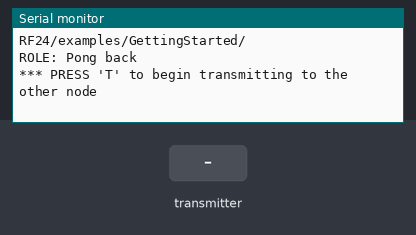
A sketch run on a simulated Arduino Uno, built with avr-gcc and run on an emulated ATmega328P. On the bench: the last lines printed to the serial monitor. Inputs (shaded band) come from the test bench. No radio packets arrive unless stated.

Above: at 1.2 s.
1.3 s: the transmitter starts sending data = 0
At 1.37 s:
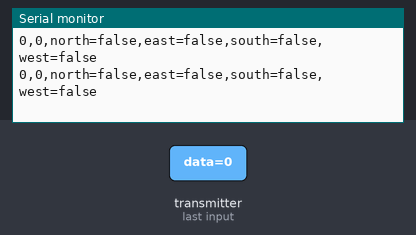
3.2 s: the transmitter starts sending data = 256
At 3.29 s:
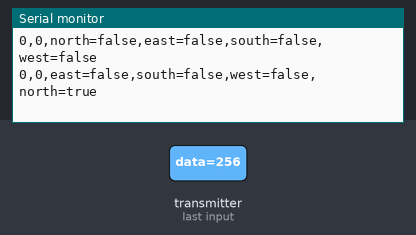
5.1 s: the transmitter starts sending data = 512
At 5.18 s:
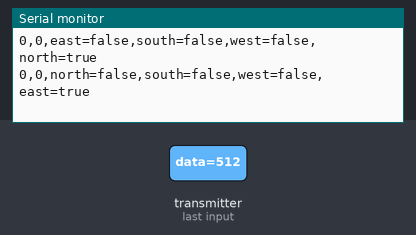
7.0 s: the transmitter starts sending data = 1023
At 7.06 s:
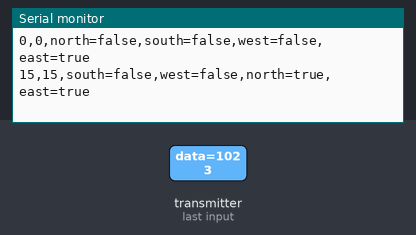
8.9 s: the transmitter starts sending data = 0
At 8.98 s:
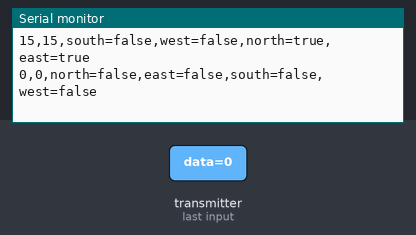
11.9 s: the transmitter starts sending data = 256
At 12.05 s:
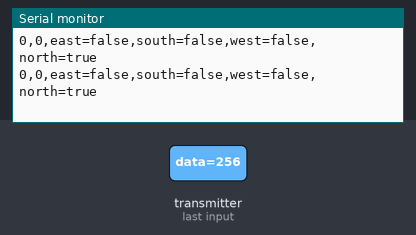

The sketch:

Base_Station_to_GUI.ino
```cpp
// (licence header left out)
/**
 * Example for Getting Started with nRF24L01+ radios.
 *
 * This is an example of how to use the RF24 class.  Write this sketch to two
 * different nodes.  Put one of the nodes into 'transmit' mode by connecting
 * with the serial monitor and sending a 'T'.  The ping node sends the current
 * time to the pong node, which responds by sending the value back.  The ping
 * node can then see how long the whole cycle took.
 */

/**
  * Modifications made by: Gregory Kaiser (ghk48), Andrew Lin (yl656), David Burgstahler (dfb93)
 */

#include <SPI.h>
#include "nRF24L01.h"
#include "RF24.h"
#include "printf.h"

//
// Hardware configuration
//

// Set up nRF24L01 radio on SPI bus plus pins 9 & 10

RF24 radio(9,10);

//
// Topology
//

// Radio pipe addresses for the 2 nodes to communicate.
const uint64_t pipes[2] = { 0x0000000028LL, 0x0000000029LL };

//
// Role management
//
// Set up role.  This sketch uses the same software for all the nodes
// in this system.  Doing so greatly simplifies testing.
//

// The various roles supported by this sketch
typedef enum { role_ping_out = 1, role_pong_back } role_e;

// The debug-friendly names of those roles
const char* role_friendly_name[] = { "invalid", "Ping out", "Pong back"};

// The role of the current running sketch
role_e role = role_pong_back;

//random number to begin with
unsigned long data = 0x982fc65b;

void setup(void)
{
  //
  // Print preamble
  //

  Serial.begin(9600);
  printf_begin();
  printf("\n\rRF24/examples/GettingStarted/\n\r");
  printf("ROLE: %s\n\r",role_friendly_name[role]);
  printf("*** PRESS 'T' to begin transmitting to the other node\n\r");

  //
  // Setup and configure rf radio
  //

  radio.begin();

  // optionally, increase the delay between retries & # of retries
  radio.setRetries(15,15);
  radio.setAutoAck(true);
  // set the channel
  radio.setChannel(0x50);
  // set the power
  // RF24_PA_MIN=-18dBm, RF24_PA_LOW=-12dBm, RF24_PA_MED=-6dBM, and RF24_PA_HIGH=0dBm.
  radio.setPALevel(RF24_PA_MIN);
  //RF24_250KBPS for 250kbs, RF24_1MBPS for 1Mbps, or RF24_2MBPS for 2Mbps
  radio.setDataRate(RF24_250KBPS);

  // optionally, reduce the payload size.  seems to
  // improve reliability
  //radio.setPayloadSize(8);

  //
  // Open pipes to other nodes for communication
  //

  // This simple sketch opens two pipes for these two nodes to communicate
  // back and forth.
  // Open 'our' pipe for writing
  // Open the 'other' pipe for reading, in position #1 (we can have up to 5 pipes open for reading)

  if ( role == role_ping_out )
  {
    radio.openWritingPipe(pipes[0]);
    radio.openReadingPipe(1,pipes[1]);
  }
  else
  {
    radio.openWritingPipe(pipes[1]);
    radio.openReadingPipe(1,pipes[0]);
  }

  //
  // Start listening
  //

  radio.startListening();

  //
  // Dump the configuration of the rf unit for debugging
  //

  radio.printDetails();
}

void loop(void)
{

  //
  // Pong back role.  Receive each packet, dump it out, and send it back
  //

  if ( role == role_pong_back )
  {
    // if there is data ready
    if ( radio.available() )
    {
      // Dump the payloads until we've gotten everything
      unsigned long data;
      bool done = false;
      while (!done)
      {
        // Fetch the payload, and see if this was the last one.
        done = radio.read( &data, sizeof(unsigned long) );
        // Spew it
        int x = data & 0xf;
        int y = (data & 0xf0) >> 4;
        int n = (data & (1<<8)) >> 8;
        int e = (data & (1<<9)) >> 9;
        int s = (data & (1<<10)) >> 10;
        int w = (data & (1<<11)) >> 11;
        int color = (data & (1<<12)) >> 12;
        int shape = (data & (3<<13)) >> 13;
        int explored = (data & (1<<15)) >> 15;
        printf("%d",x);
        printf(",%d", y);
        if(n==0) Serial.print(",north=false");
        if(e==0) Serial.print(",east=false");
        if(s==0) Serial.print(",south=false");
        if(w==0) Serial.print(",west=false");
        if (n) Serial.print(",north=true");
        if (e) Serial.print(",east=true");
        if (s) Serial.print(",south=true");
        if (w) Serial.print(",west=true");

        if (shape != 0){
//          if (shape == 2){
//            Serial.print(",tshape=triangle");
//          } else if (shape == 3){
//            Serial.print(",tshape=square");
//          } else if(shape == 1) {
//            Serial.print(",tshape=diamond");
//          }
          if (color) Serial.print(",tcolor=blue");
          else Serial.print(",tcolor=red");
        }
        Serial.print("\n");
        //Serial.println("1,1,north=true");
        //printf("x = %d, y = %d, north = %d, east = %d, south = %d, west = %d, color = %d, shape = %d, explored = %d\n",x,y,n,e,s,w,color,shape,explored);
        //printf("x = 0, y = 0, north = true, east = false, south = false, west = false, color = red, shape = triangle, explored = true\n");


        // Delay just a little bit to let the other unit
        // make the transition to receiver
        delay(20);

      }

      // First, stop listening so we can talk
      radio.stopListening();

      // Send the final one back.
      radio.write( &data, sizeof(unsigned long) );
      //printf("Sent response.\n\r");

      // Now, resume listening so we catch the next packets.
      radio.startListening();
    }
  }

  //
  // Change roles
  //

//  if ( Serial.available() )
//  {
//    char c = toupper(Serial.read());
//    if ( c == 'T' && role == role_pong_back )
//    {
//      printf("*** CHANGING TO TRANSMIT ROLE -- PRESS 'R' TO SWITCH BACK\n\r");
//
//      // Become the primary transmitter (ping out)
//      role = role_ping_out;
//      radio.openWritingPipe(pipes[0]);
//      radio.openReadingPipe(1,pipes[1]);
//    }
//    else if ( c == 'R' && role == role_ping_out )
//    {
//      printf("*** CHANGING TO RECEIVE ROLE -- PRESS 'T' TO SWITCH BACK\n\r");
//
//      // Become the primary receiver (pong back)
//      role = role_pong_back;
//      radio.openWritingPipe(pipes[1]);
//      radio.openReadingPipe(1,pipes[0]);
//    }
//  }
}
// vim:cin:ai:sts=2 sw=2 ft=cpp
```

printf.h
```cpp
// (licence header left out)
/**
 * @file printf.h
 *
 * Setup necessary to direct stdout to the Arduino Serial library, which
 * enables 'printf'
 */

#ifndef __PRINTF_H__
#define __PRINTF_H__

#ifdef ARDUINO

int serial_putc( char c, FILE * )
{
  Serial.write( c );

  return c;
}

void printf_begin(void)
{
  fdevopen( &serial_putc, 0 );
}

#else
#error This example is only for use on Arduino.
#endif // ARDUINO

#endif // __PRINTF_H__
```

Measured:
- after the input at 1.3 s, the serial monitor: prints a new line at once (image 1)
- after the input at 3.2 s, the serial monitor: prints a new line after 0.08 s (image 2)
- after the input at 5.1 s, the serial monitor: prints a new line after 0.06 s (image 3)
- after the input at 7.0 s, the serial monitor: prints a new line after 0.05 s (image 4)
- after the input at 8.9 s, the serial monitor: prints a new line after 0.07 s (image 5)
- after the input at 11.9 s, the serial monitor: prints a new line after 0.09 s (image 6)
